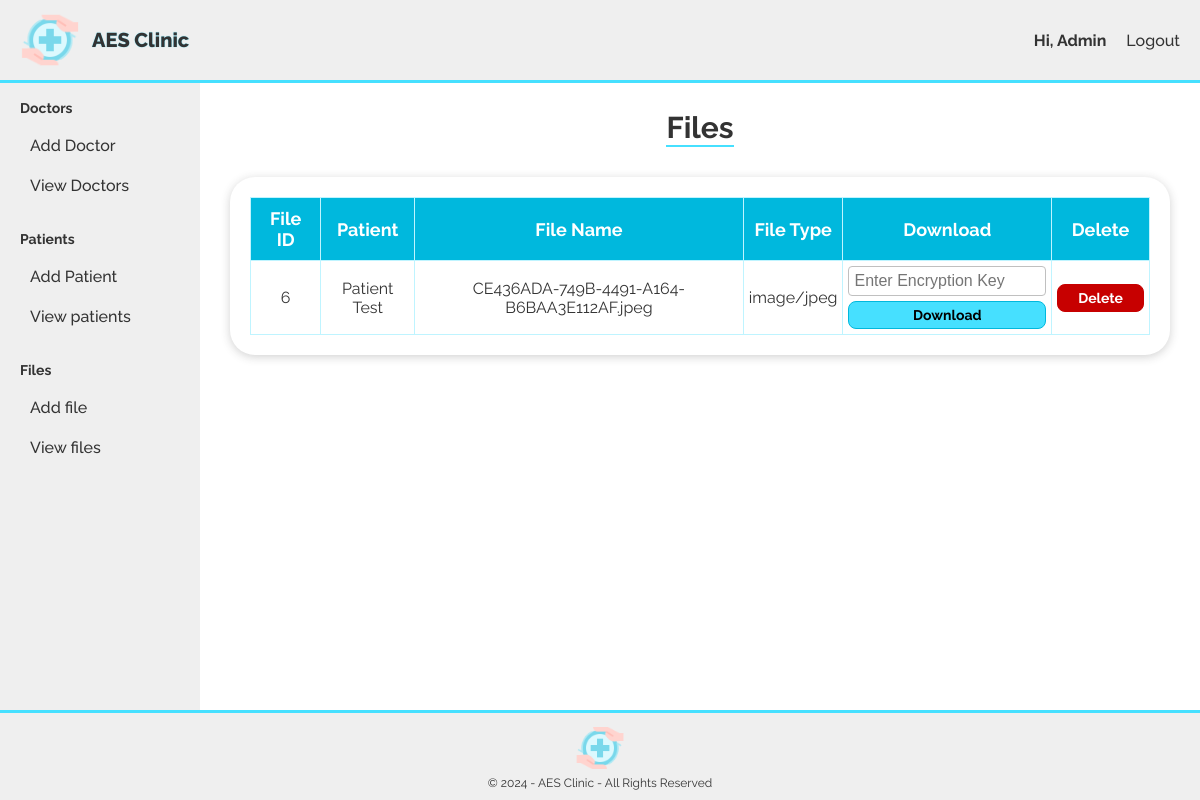
The page /files.php (signed in) on the database its author committed.
### tables this page shows
CREATE TABLE `file` (
  `FileID` int NOT NULL,
  `F_Name` varchar(255) DEFAULT NULL,
  `F_Type` varchar(50) DEFAULT NULL,
  `F_EncKey` varchar(255) DEFAULT NULL,
  `patientID` int DEFAULT NULL,
  `F_Content` longblob NOT NULL
);

CREATE TABLE `patient` (
  `patientID` int NOT NULL,
  `P_Name` varchar(255) DEFAULT NULL,
  `P_Number` varchar(15) DEFAULT NULL,
  `P_Age` int DEFAULT NULL,
  `doctorID` int DEFAULT NULL
);

### files.php (the view, shortened to what this page needs)
<?php
require_once './defines/functions.php';
$query = "SELECT file.FileID, file.F_Name, file.F_Type, patient.P_Name
          FROM file
          INNER JOIN patient ON file.patientID = patient.patientID";
$stmt = $pdo->query($query);
$files = $stmt->fetchAll(PDO::FETCH_ASSOC);
?>
<!DOCTYPE html>
<html lang="en">
    <head>
        <link rel="stylesheet" href="./assets/css/style.css">
    </head>
    <body>
                <?php include ('header.php'); ?>
        <?php include('navbar.php'); ?>
        <main>
            <div class="title text-center">
                <h2>Files</h2>
            </div>
            <div class="box">
                <table>
                    <thead>
                        <tr>
                            <th>File ID</th>
                            <th>Patient</th>
                            <th>File Name</th>
                            <th>File Type</th>
                            <th>Download</th>
                            <th>Delete</th>
                        </tr>
                    </thead>
                    <tbody>
                        <?php foreach ($files as $file): ?>
                            <tr>
                                <td>
                                    <?php echo $file['FileID']; ?>
                                </td>
                                <td>
                                    <?php echo $file['P_Name']; ?>
                                </td>
                                <td>
                                    <?php echo $file['F_Name']; ?>
                                </td>
                                <td>
                                    <?php echo $file['F_Type']; ?>
                                </td>
                                <td>
                                    <form action="downloadFile.php" method="post">
                                        <input type="password" name="encryptionKey" class="f-inp" placeholder="Enter Encryption Key">
                                        <button type="submit" class="btn btn-submit btn-dnld">Download</button>
                                    </form>
                                </td>
                                <td>
                                    <a class="btn delete-btn" href="?delete=<?php echo $file['FileID'] ?>" onclick="return confirm('Are you sure to delete this?');">Delete</a>
                                </td>
                            </tr>
                        <?php endforeach; ?>
                    </tbody>
                </table>
            </div>
        </main>
        <?php include ('footer.php'); ?>
    </body>
</html>

### assets/css/style.css (style rules this page uses)
* { box-sizing: border-box; margin: 0; padding: 0; }
body { font-family: "Raleway", sans-serif; margin: 0; padding: 0; display: flex; flex-direction: column; min-height: 100vh; color: #333; }
a { text-decoration: none; color: inherit; }
main { flex: 1; overflow-y: auto; padding-top: 110px; padding-left: 230px; padding-right: 30px; padding-bottom: 90px; }
.text-center { text-align: center; }
.title { margin-bottom: 30px; }
.title h2 { display: inline-block; border-bottom: 2px solid #46e0ff; font-size: 30px; }
.box { border-radius: 25px; padding: 20px; background-color: #FFFFFF; box-shadow: 0 2px 10px #33333338; }
.f-inp { padding: 5px; font-size: 16px; border-radius: 4px; border: 1px solid #c0c0c0; width: 100%; }
.btn { display: inline-block; padding: 5px 20px; border-radius: 8px; border: 1px solid #00b8dd; background-color: #46e0ff; font-size: 14px; font-weight: bold; cursor: pointer; font-family: "Raleway", sans-serif; }
.delete-btn { border: 1px solid #c70000; background-color: #c70000; color: #FFFFFF; }
table { width: 100%; }
table, td, th { border: 1px solid #bff4ff; border-collapse: collapse; text-align: center; padding: 5px; }
thead { color: #FFFFFF; font-size: 18px; background-color: #00b8dd; }
thead th { padding: 10px; }
.btn-dnld { margin-top: 5px; display: block; width: 100%; }

### rows shown on the page
file: FileID "6", patientID.P_Name "Patient Test", F_Name "CE436ADA-749B-4491-A164-B6BAA3E112AF.jpeg", F_Type "image/jpeg"

### other values the page prints
$_SESSION['Name'] "Admin"
